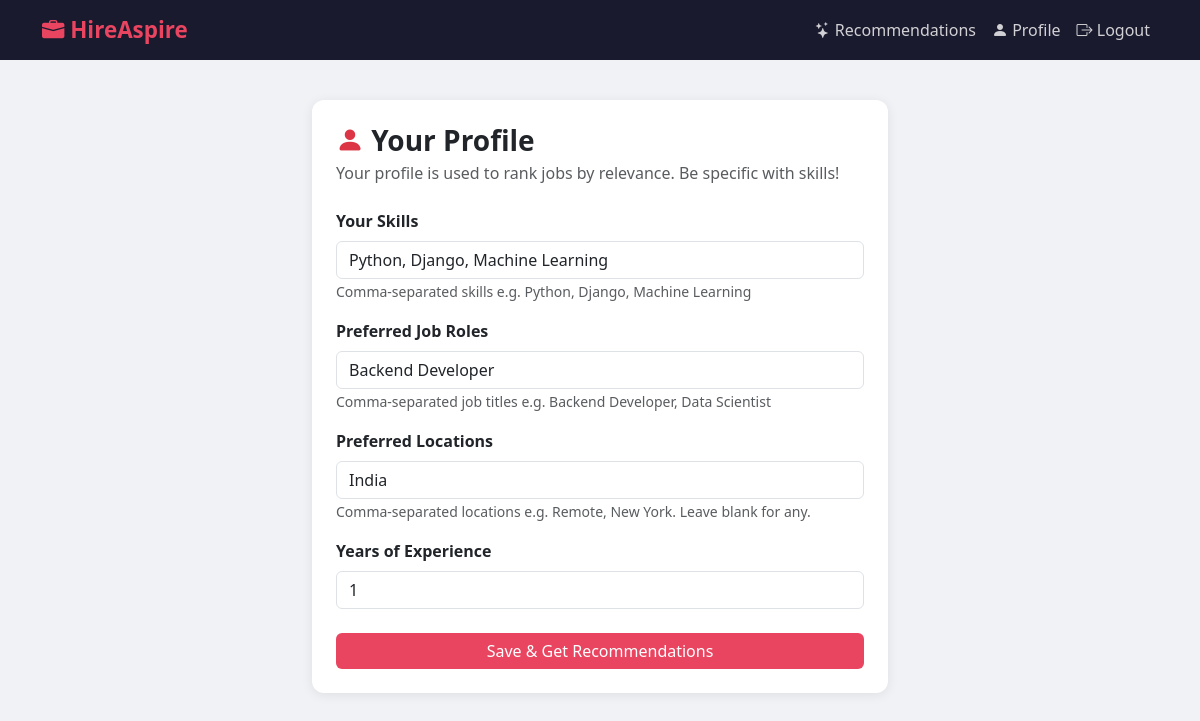
/profile/ (signed in), run on the app's committed database.
### jobs/models.py (models this page shows, shortened)
class UserProfile(models.Model):
    user = models.OneToOneField(User, on_delete=models.CASCADE, related_name='profile')
    skills = models.TextField(
        help_text="Comma-separated skills e.g. Python, Django, Machine Learning"
    )
    preferred_roles = models.TextField(
        help_text="Comma-separated job titles e.g. Backend Developer, Data Scientist"
    )
    preferred_locations = models.TextField(
        blank=True,
        help_text="Comma-separated locations e.g. Remote, New York. Leave blank for any."
    )
    experience_years = models.PositiveIntegerField(default=0)

### jobs/views.py (the view)
# urls.py: path('profile/', views.profile_setup, name='profile_setup'),
@login_required
def profile_setup(request):
    try:
        profile = request.user.profile
    except UserProfile.DoesNotExist:
        profile = None
    if request.method == 'POST':
        form = UserProfileForm(request.POST, instance=profile)
        if form.is_valid():
            p = form.save(commit=False)
            p.user = request.user
            p.save()
            messages.success(request, 'Profile saved!')
            return redirect('recommendations')
    else:
        form = UserProfileForm(instance=profile)
    return render(request, 'jobs/profile.html', {'form': form})

### jobs/forms.py
class UserProfileForm(forms.ModelForm):
    class Meta:
        model = UserProfile
        fields = ('skills', 'preferred_roles', 'preferred_locations', 'experience_years')
        widgets = {
            'skills': forms.TextInput(attrs={
                'placeholder': 'e.g. Python, Django, Machine Learning, SQL',
                'class': 'form-control',
            }),
            'preferred_roles': forms.TextInput(attrs={
                'placeholder': 'e.g. Backend Developer, Data Scientist',
                'class': 'form-control',
            }),
            'preferred_locations': forms.TextInput(attrs={
                'placeholder': 'e.g. Remote, New York (leave blank for any)',
                'class': 'form-control',
            }),
            'experience_years': forms.NumberInput(attrs={'class': 'form-control', 'min': 0}),
        }
        labels = {
            'skills': 'Your Skills',
            'preferred_roles': 'Preferred Job Roles',
            'preferred_locations': 'Preferred Locations',
            'experience_years': 'Years of Experience',
        }

### templates/jobs/profile.html (shortened to what this page needs)
{% extends 'jobs/base.html' %}
{% block content %}
<div class="container" style="max-width:600px; margin-top:40px;">
    <div class="card p-4">
        <h3 class="mb-1 fw-bold"><i class="bi bi-person-fill text-danger"></i> Your Profile</h3>
        <p class="text-muted mb-4">Your profile is used to rank jobs by relevance. Be specific with skills!</p>
        <form method="post">
            {% for field in form %}
            <div class="mb-3">
                <label class="form-label fw-semibold">{{ field.label }}</label>
                {% if field.field.widget.input_type == 'number' %}
                <input type="number" name="{{ field.html_name }}" class="form-control" value="{{ field.value|default:'' }}">
                {% else %}
                <input type="text" name="{{ field.html_name }}" class="form-control" value="{{ field.value|default:'' }}"
                       placeholder="{{ field.field.widget.attrs.placeholder }}">
                {% endif %}
                <small class="text-muted">{{ field.help_text }}</small>
            </div>
            {% endfor %}
            <button type="submit" class="btn btn-primary w-100 mt-2">Save & Get Recommendations</button>
        </form>
    </div>
</div>
{% endblock %}

### templates/jobs/base.html (style rules this page uses)
body { background: #f0f2f5; font-family: 'Segoe UI', sans-serif; }
.card { border: none; border-radius: 12px; box-shadow: 0 2px 12px rgba(0,0,0,0.08); }
.btn-primary { background: #e94560; border: none; }

### data on the page
UserProfile: skills "Python, Django, Machine Learning" "Backend Developer" "India"

### other printed values
{{ field.label }} "Your Skills" "Preferred Job Roles" "Preferred Locations" "Years of Experience"
{{ field.help_text }} "Comma-separated skills e.g. Python, Django, Machine Learning" "Comma-separated job titles e.g. Backend Developer, Data Scientist" "Comma-separated locations e.g. Remote, New York. Leave blank for any."
